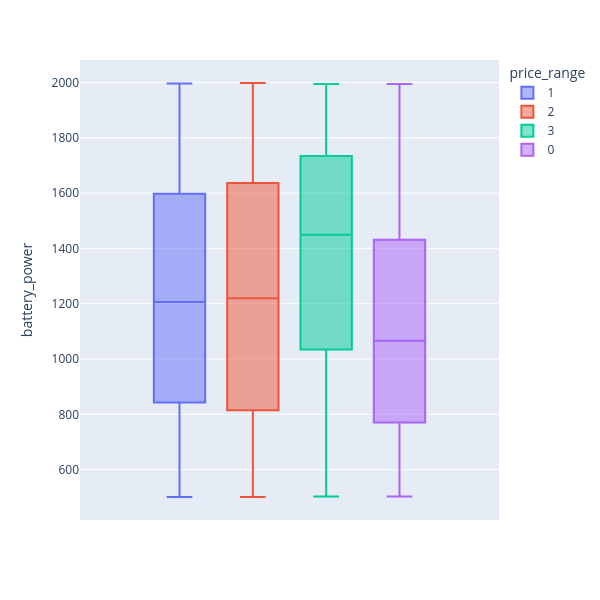

Notebook cell for this chart:
### Code cell
fig = px.box(df, y='battery_power', color='price_range')
fig.update_layout(
    height=600,  # set the height in pixels
    width=600    # set the width in pixels
)
fig.show()

### Figure 1 — Plotly figure (JSON) as saved in the notebook; plotly's stock layout.template omitted (floating-point values rounded to 4 significant figures; data arrays with more than 128 entries replaced by an {"elided": "..."} marker saying what was removed)
{"data": [{"alignmentgroup": "True", "hovertemplate": "price_range=1<br>battery_power=%{y}<extra></extra>", "legendgroup": "1", "marker": {"color": "#636efa"}, "name": "1", "notched": false, "offsetgroup": "1", "orientation": "v", "showlegend": true, "type": "box", "x0": " ", "xaxis": "x", "y": {"elided": "500 int values"}, "y0": " ", "yaxis": "y"}, {"alignmentgroup": "True", "hovertemplate": "price_range=2<br>battery_power=%{y}<extra></extra>", "legendgroup": "2", "marker": {"color": "#EF553B"}, "name": "2", "notched": false, "offsetgroup": "2", "orientation": "v", "showlegend": true, "type": "box", "x0": " ", "xaxis": "x", "y": {"elided": "500 int values"}, "y0": " ", "yaxis": "y"}, {"alignmentgroup": "True", "hovertemplate": "price_range=3<br>battery_power=%{y}<extra></extra>", "legendgroup": "3", "marker": {"color": "#00cc96"}, "name": "3", "notched": false, "offsetgroup": "3", "orientation": "v", "showlegend": true, "type": "box", "x0": " ", "xaxis": "x", "y": {"elided": "500 int values"}, "y0": " ", "yaxis": "y"}, {"alignmentgroup": "True", "hovertemplate": "price_range=0<br>battery_power=%{y}<extra></extra>", "legendgroup": "0", "marker": {"color": "#ab63fa"}, "name": "0", "notched": false, "offsetgroup": "0", "orientation": "v", "showlegend": true, "type": "box", "x0": " ", "xaxis": "x", "y": {"elided": "500 int values"}, "y0": " ", "yaxis": "y"}], "layout": {"boxmode": "group", "height": 600, "legend": {"title": {"text": "price_range"}, "tracegroupgap": 0}, "margin": {"t": 60}, "width": 600, "xaxis": {"anchor": "y", "autorange": true, "domain": [0, 1], "range": [-0.5, 0.5], "type": "category"}, "yaxis": {"anchor": "x", "autorange": true, "domain": [0, 1], "range": [417.8, 2081.0], "title": {"text": "battery_power"}, "type": "linear"}}}
